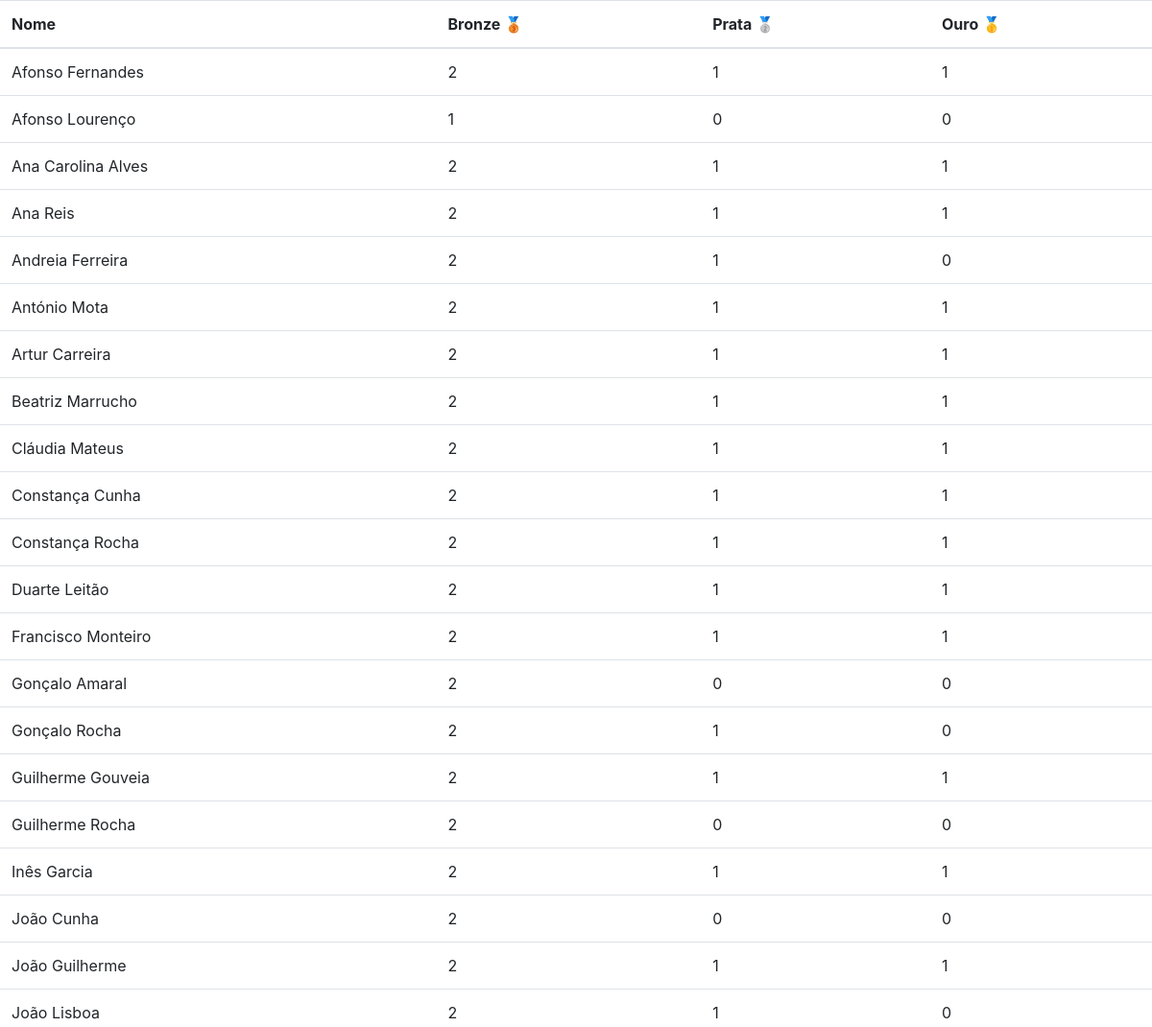
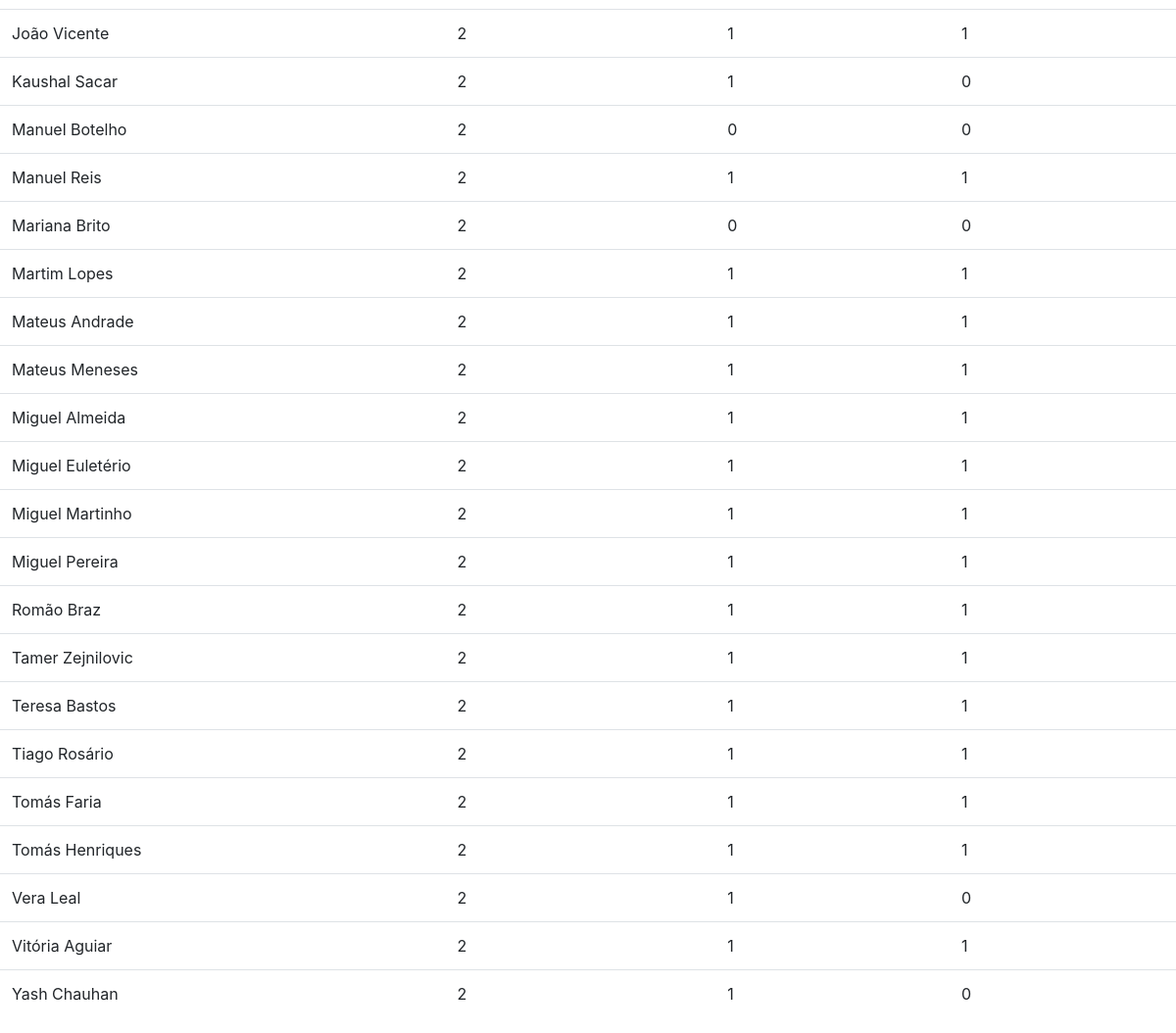
The page / on the database its author committed (2 pictures, top to bottom).
### tabelas_db.py (models this page shows, shortened)
class Aluno(db.Model):
    id = db.Column(db.Integer, primary_key=True)
    mail = db.Column(db.String(50))
    nome = db.Column(db.String(50))
    bronze = db.Column(db.Integer)
    prata = db.Column(db.Integer)
    ouro = db.Column(db.Integer)

### leaderboard.py (the view)
@app.route('/', methods=['GET'])
def leaderboard():
    leaderboard = []
    for aluno in Aluno.query.order_by(Aluno.nome).all():
        leaderboard += [aluno.__dict__]
    return render_template('leaderboard.html', leaderboard=leaderboard)

### templates/leaderboard.html (shortened to what this page needs)
<!DOCTYPE html>
<html lang="en">
<head>
    <link rel="stylesheet" href="https://stackpath.bootstrapcdn.com/bootstrap/4.3.1/css/bootstrap.min.css">
</head>
<body>
    <table class="table table-hover">
        <thead>
            <tr>
                <th scope="col">Nome</th>
                <th scope="col">Bronze 🥉</th>
                <th scope="col">Prata 🥈</th>
                <th scope="col">Ouro 🥇</th>
            </tr>
        </thead>
        <tbody>
            {% for i in range(leaderboard|length) %}
            <tr>
                <td>{{ leaderboard[i]['nome'] }}</td>
                <td>{{ leaderboard[i]['bronze'] }}</td>
                <td>{{ leaderboard[i]['prata'] }}</td>
                <td>{{ leaderboard[i]['ouro'] }}</td>
            </tr>
            {% endfor %}
        </tbody>
    </table>
</body>
</html>

### rows shown on the page
Aluno: nome "Afonso Fernandes"
Aluno: nome "Afonso Lourenço"
Aluno: nome "Ana Carolina Alves"
Aluno: nome "Ana Reis"
Aluno: nome "Andreia Ferreira"
Aluno: nome "António Mota"
Aluno: nome "Artur Carreira"
Aluno: nome "Beatriz Marrucho"
Aluno: nome "Cláudia Mateus"
Aluno: nome "Constança Cunha"
Aluno: nome "Constança Rocha"
Aluno: nome "Duarte Leitão"
Aluno: nome "Francisco Monteiro"
Aluno: nome "Gonçalo Amaral"
Aluno: nome "Gonçalo Rocha"
Aluno: nome "Guilherme Gouveia"
Aluno: nome "Guilherme Rocha"
Aluno: nome "Inês Garcia"
Aluno: nome "João Cunha"
Aluno: nome "João Guilherme"
Aluno: nome "João Lisboa"
Aluno: nome "João Vicente"
Aluno: nome "Kaushal Sacar"
Aluno: nome "Manuel Botelho"
Aluno: nome "Manuel Reis"
Aluno: nome "Mariana Brito"
Aluno: nome "Martim Lopes"
Aluno: nome "Mateus Andrade"
Aluno: nome "Mateus Meneses"
Aluno: nome "Miguel Almeida"
Aluno: nome "Miguel Euletério"
Aluno: nome "Miguel Martinho"
Aluno: nome "Miguel Pereira"
Aluno: nome "Romão Braz"
Aluno: nome "Tamer Zejnilovic"
Aluno: nome "Teresa Bastos"
Aluno: nome "Tiago Rosário"
Aluno: nome "Tomás Faria"
Aluno: nome "Tomás Henriques"
Aluno: nome "Vera Leal"
Aluno: nome "Vitória Aguiar"
Aluno: nome "Yash Chauhan"

### other values the page prints
{{ leaderboard[i]['bronze'] }} "2" "1" "2" "2" "2" "2" "2" "2" "2" "2" "2" "2" "2" "2" "2" "2" "2" "2" "2" "2" "2" "2" "2" "2" "2" "2" "2" "2" "2" "2" "2" "2" "2" "2" "2" "2" "2" "2" "2" "2" "2" "2"
{{ leaderboard[i]['prata'] }} "1" "0" "1" "1" "1" "1" "1" "1" "1" "1" "1" "1" "1" "0" "1" "1" "0" "1" "0" "1" "1" "1" "1" "0" "1" "0" "1" "1" "1" "1" "1" "1" "1" "1" "1" "1" "1" "1" "1" "1" "1" "1"
{{ leaderboard[i]['ouro'] }} "1" "0" "1" "1" "0" "1" "1" "1" "1" "1" "1" "1" "1" "0" "0" "1" "0" "1" "0" "1" "0" "1" "0" "0" "1" "0" "1" "1" "1" "1" "1" "1" "1" "1" "1" "1" "1" "1" "1" "0" "1" "0"
